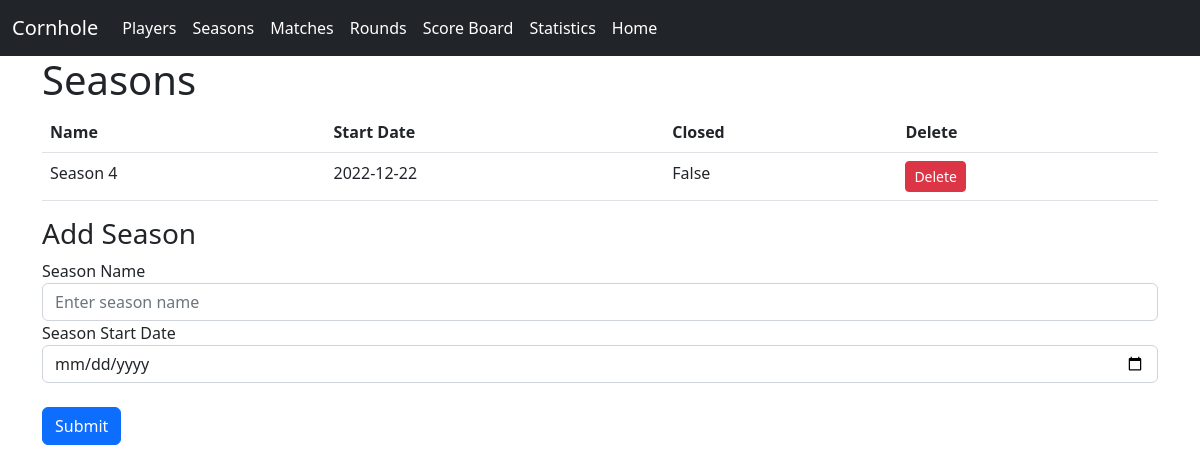
/seasons, run on an earlier commit of the app's database.
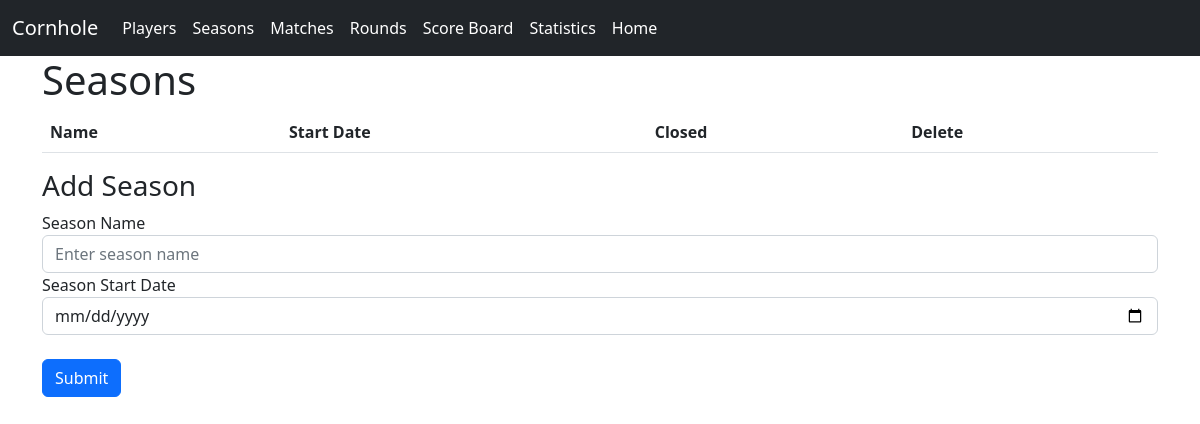
And on a later commit of the database.
### website/models.py (models this page shows)
class Season(db.Model):
    id = db.Column(db.Integer, primary_key=True)
    name = db.Column(db.String(150), unique=True)
    startDate = db.Column(db.DateTime(timezone=True), default=func.now())
    closed = db.Column(db.Boolean, default=False)

### website/views.py (the view, shortened to what this page needs)
@views.route("/seasons", methods=["GET", "POST"])
def add_season():
    seasons = Season.query.all()
    return render_template("seasons.html", seasons=seasons)

### website/templates/seasons.html (shortened to what this page needs)
{% extends "base.html" %}
{% block content %}
    <h1>Seasons</h1>
<table class="table">
        <thead>
            <tr>
                <th scope="col">Name</th>
                <th scope="col">Start Date </th>
                <th scope="col">Closed</th>
                <th scope="col">Delete</th>
            </tr>
        </thead>
        <tbody>
            {% for season in seasons %}
            <tr>
                <td>{{ season.name }}</td>
                <td>{{ season.startDate.date() }}</td>
                <td>{{ season.closed }}</td>
                <td>
                    <form method="POST"
                        action="{{ url_for('views.delete_season', season_id=season.id) }}">
                        <input type="submit" class="btn btn-sm btn-danger" value="Delete"
                            onclick="return confirm('Are you sure you want to delete this season?')">
                    </form>
                </td>
            </tr>
            {% endfor %}
        </tbody>
</table>
    <form method="POST">
      <h3 align="Left">Add Season</h3>
      <div class="form-group">
        <label for="name">Season Name</label>
        <input
          type="text"
          class="form-control"
          id="name"
          name="name"
          placeholder="Enter season name"
        />
      </div>
      <div class="form-group">
        <label for="startDate">Season Start Date</label>
        <input
          type="date"
          class="form-control"
          id="startDate"
          name="startDate"
          placeholder="Enter season name"
        />
      </div>
      <br />
      <button type="submit" class="btn btn-primary">Submit</button>
    </form>
{% endblock %}

What changed in the data, as far as the page shows it:
removed Season: name "Season 4", startDate "2022-12-22", closed "False"
